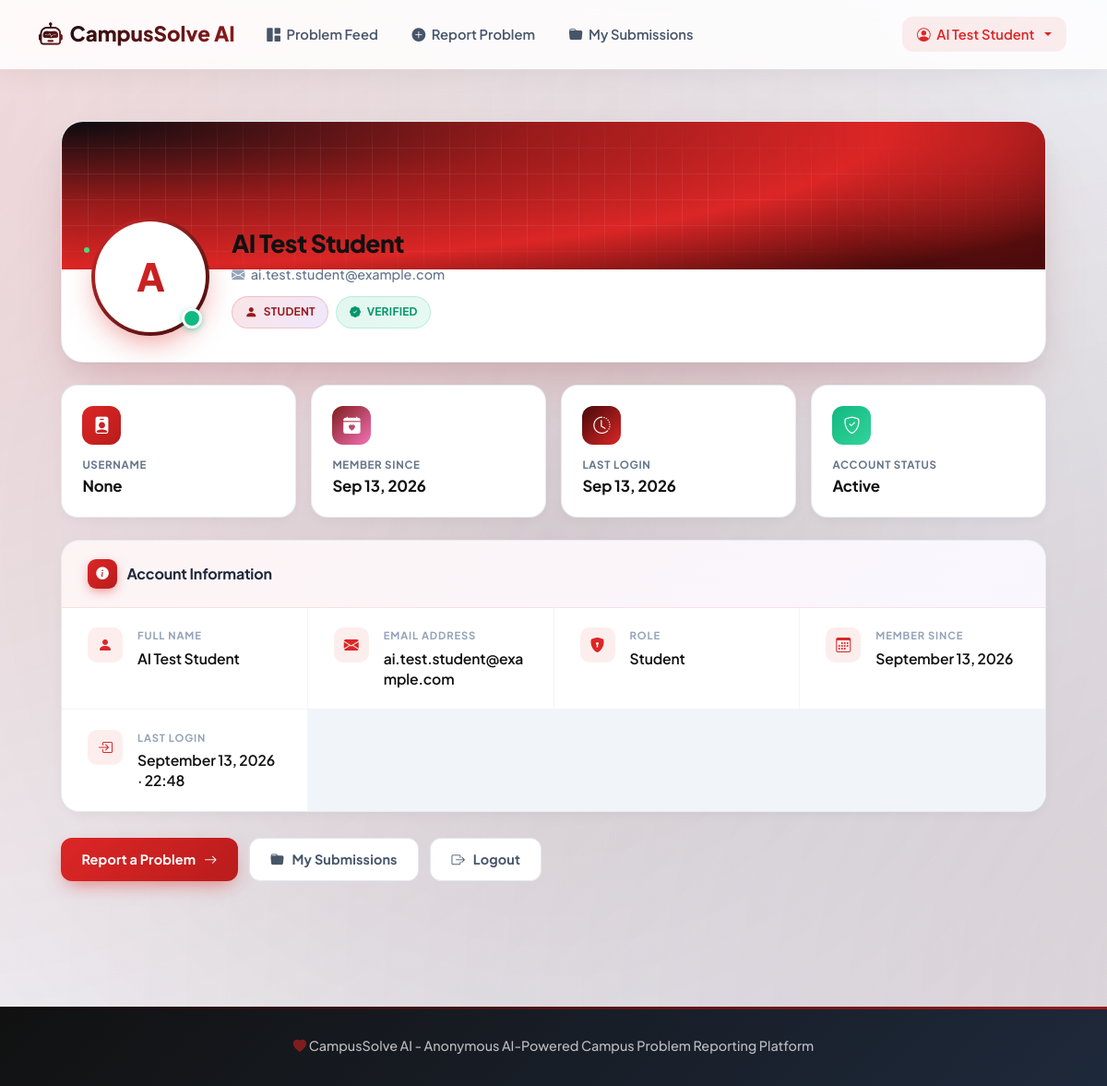
The app's page /accounts/profile/ (signed in) with its own data.
### accounts/models.py (models this page shows, shortened)
class User(AbstractUser):
    ROLE_CHOICES = (
        ('STUDENT', 'Student'),
        ('ADMIN', 'Admin'),
    )
    full_name = models.CharField(max_length=255)
    email = models.EmailField(unique=True)
    username = None
    role = models.CharField(max_length=20, choices=ROLE_CHOICES, default='STUDENT')
    created_at = models.DateTimeField(auto_now_add=True)
    USERNAME_FIELD = 'email'
    REQUIRED_FIELDS = ['full_name']
    objects = UserManager()

### accounts/views.py (the view)
# urls.py: path('profile/', views.profile_view, name='profile'),
@login_required
def profile_view(request):
    return render(request, 'accounts/profile.html')

### templates/accounts/profile.html (shortened to what this page needs)
{% extends 'base.html' %}
{% load static %}
{% block content %}
<div class="profile-shell">
    <div class="profile-hero">
        <div class="profile-cover">
            <div class="cover-pattern">
                <span class="dot"></span>
            </div>
        </div>
        <div class="profile-identity">
            <div class="avatar-wrap">
                <div class="avatar-ring">
                    <div class="avatar-inner">
                        <span class="avatar-initials">
                            {% if user.full_name %}
                                {{ user.full_name|slice:":1"|upper }}
                            {% else %}
                                {{ user.username|slice:":1"|upper }}
                            {% endif %}
                        </span>
                    </div>
                </div>
                <span class="avatar-status" title="Online"></span>
            </div>
            <div class="identity-text">
                <h1>
                    {% if user.full_name %}{{ user.full_name }}{% else %}{{ user.username }}{% endif %}
                </h1>
                <div class="email-line">
                    <i class="bi bi-envelope-fill"></i>
                    {{ user.email }}
                </div>
                <div class="role-chips">
                    <span class="chip chip-role">
                        <i class="bi bi-{% if user.role == 'ADMIN' %}shield-lock-fill{% elif user.role == 'STAFF' %}person-badge-fill{% else %}person-fill{% endif %}"></i>
                        {{ user.get_role_display|default:user.role }}
                    </span>
                    {% if user.is_active %}
                        <span class="chip chip-verified">
                            <i class="bi bi-patch-check-fill"></i>
                            Verified
                        </span>
                    {% endif %}
                </div>
            </div>
        </div>
    </div>
    <div class="stats-strip">
        <div class="stat-tile">
            <div class="tile-icon indigo">
                <i class="bi bi-person-badge-fill"></i>
            </div>
            <div class="tile-label">Username</div>
            <div class="tile-value">{{ user.username }}</div>
        </div>
        <div class="stat-tile">
            <div class="tile-icon pink">
                <i class="bi bi-calendar-heart-fill"></i>
            </div>
            <div class="tile-label">Member Since</div>
            <div class="tile-value">{{ user.created_at|date:"M d, Y"|default:"—" }}</div>
        </div>
        <div class="stat-tile">
            <div class="tile-icon cyan">
                <i class="bi bi-clock-history"></i>
            </div>
            <div class="tile-label">Last Login</div>
            <div class="tile-value">
                {% if user.last_login %}
                    {{ user.last_login|date:"M d, Y" }}
                {% else %}
                    First visit
                {% endif %}
            </div>
        </div>
        <div class="stat-tile">
            <div class="tile-icon green">
                <i class="bi bi-shield-check"></i>
            </div>
            <div class="tile-label">Account Status</div>
            <div class="tile-value">
                {% if user.is_active %}Active{% else %}Inactive{% endif %}
            </div>
        </div>
    </div>
    <div class="info-card">
        <div class="info-card-head">
            <span class="head-icon"><i class="bi bi-info-circle-fill"></i></span>
            <h2>Account Information</h2>
        </div>
        <div class="info-grid">
            <div class="info-item">
                <span class="ii-icon"><i class="bi bi-person-fill"></i></span>
                <div class="ii-body">
                    <div class="ii-label">Full Name</div>
                    <div class="ii-value">
                        {% if user.full_name %}{{ user.full_name }}{% else %}<span class="muted">Not set</span>{% endif %}
                    </div>
                </div>
            </div>
            <div class="info-item">
                <span class="ii-icon"><i class="bi bi-envelope-fill"></i></span>
                <div class="ii-body">
                    <div class="ii-label">Email Address</div>
                    <div class="ii-value">{{ user.email }}</div>
                </div>
            </div>
            <div class="info-item">
                <span class="ii-icon"><i class="bi bi-shield-lock-fill"></i></span>
                <div class="ii-body">
                    <div class="ii-label">Role</div>
                    <div class="ii-value">{{ user.get_role_display|default:user.role }}</div>
                </div>
            </div>
            <div class="info-item">
                <span class="ii-icon"><i class="bi bi-calendar3"></i></span>
                <div class="ii-body">
                    <div class="ii-label">Member Since</div>
                    <div class="ii-value">{{ user.created_at|date:"F d, Y"|default:"—" }}</div>
                </div>
            </div>
            {% if user.last_login %}
            <div class="info-item">
                <span class="ii-icon"><i class="bi bi-box-arrow-in-right"></i></span>
                <div class="ii-body">
                    <div class="ii-label">Last Login</div>
                    <div class="ii-value">{{ user.last_login|date:"F d, Y · H:i" }}</div>
                </div>
            </div>
            {% endif %}
        </div>
    </div>
    <div class="action-bar">
        <a href="{% url 'submit_problem' %}" class="btn-primary-pill">
            <span>Report a Problem</span>
            <i class="bi bi-arrow-right"></i>
        </a>
        <a href="{% url 'my_submissions' %}" class="btn-outline-pill">
            <i class="bi bi-folder-fill"></i>
            <span>My Submissions</span>
        </a>
        <a href="{% url 'logout' %}" class="btn-outline-pill">
            <i class="bi bi-box-arrow-right"></i>
            <span>Logout</span>
        </a>
    </div>
</div>
{% endblock %}

### templates/base.html (shortened to what this page needs)
{% load static %}
<!DOCTYPE html>
<html lang="en">
<head>
    <link href="https://cdn.jsdelivr.net/npm/bootstrap@5.3.2/dist/css/bootstrap.min.css" rel="stylesheet">
    <link href="https://cdn.jsdelivr.net/npm/bootstrap-icons@1.11.1/font/bootstrap-icons.css" rel="stylesheet">
</head>
<body>
    <nav class="navbar navbar-expand-lg" id="mainNavbar">
        <div class="container">
            <a class="navbar-brand" href="{% url 'problem_feed' %}">
                <i class="bi bi-robot"></i>
                <span>CampusSolve AI</span>
            </a>
            <div class="collapse navbar-collapse" id="navbarNav">
                <ul class="navbar-nav me-auto">
                    <li class="nav-item">
                        <a class="nav-link" href="{% url 'problem_feed' %}">
                            <i class="bi bi-grid-1x2-fill me-1"></i> Problem Feed
                        </a>
                    </li>
                    {% if user.is_authenticated %}
                        <li class="nav-item">
                            <a class="nav-link" href="{% url 'submit_problem' %}">
                                <i class="bi bi-plus-circle-fill me-1"></i> Report Problem
                            </a>
                        </li>
                        <li class="nav-item">
                            <a class="nav-link" href="{% url 'my_submissions' %}">
                                <i class="bi bi-folder-fill me-1"></i> My Submissions
                            </a>
                        </li>
                    {% endif %}
                </ul>
                <ul class="navbar-nav">
                    {% if user.is_authenticated %}
                        <li class="nav-item dropdown">
                            <a class="nav-link dropdown-toggle" href="#" data-bs-toggle="dropdown">
                                <i class="bi bi-person-circle"></i> {{ user.full_name }}
                            </a>
                        </li>
                    {% endif %}
                </ul>
            </div>
        </div>
    </nav>
    <main class="py-4">
        {% block content %}{% endblock %}
    </main>
    <footer>
        <div class="container">
            <div class="text-center footer-text">
                <i class="bi bi-heart-fill"></i> CampusSolve AI - Anonymous AI-Powered Campus Problem Reporting Platform
            </div>
        </div>
    </footer>
</body>
</html>

### templates/base.html (style rules this page uses)
:root { --primary: #dc2626; --primary-dark: #991b1b; --primary-light: #ef4444; --secondary: #7f1d1d; --accent: #450a0a; --success: #10b981; --warning: #f59e0b; --danger: #ef4444; --dark: #111111; --darker: #050505; --light: #f8fafc; --gray: #64748b; --gradient-1: linear-gradient(135deg, #0b0b0f 0%, #991b1b 100%); --gradient-2: linear-gradient(135deg, #450a0a 0%, #dc2626 100%); --gradient-3: linear-gradient(135deg, #111111 0%, #7f1d1d 100%); --gradient-4: linear-gradient(135deg, #7f1d1d 0%, #ef4444 100%); --gradient-5: linear-gradient(135deg, #991b1b 0%, #0b0b0f 100%); --shadow-sm: 0 1px 3px rgba(0,0,0,0.08); --shadow-md: 0 4px 15px rgba(0,0,0,0.1); --shadow-lg: 0 10px 40px rgba(0,0,0,0.15); --shadow-xl: 0 20px 60px rgba(0,0,0,0.2); }
* { margin: 0; padding: 0; box-sizing: border-box; }
body { font-family: 'Plus Jakarta Sans', -apple-system, BlinkMacSystemFont, sans-serif; background: linear-gradient(135deg, #f5f7fa 0%, #e8ecf3 100%); min-height: 100vh; color: #1e293b; overflow-x: hidden; position: relative; }
body::before { content: ''; position: fixed; top: -50%; left: -50%; width: 200%; height: 200%; background: radial-gradient(circle at 20% 30%, rgba(220, 38, 38, 0.15) 0%, transparent 50%), radial-gradient(circle at 80% 70%, rgba(127, 29, 29, 0.12) 0%, transparent 50%), radial-gradient(circle at 50% 50%, rgba(11, 11, 15, 0.1) 0%, transparent 50%); animation: bgFloat 20s ease-in-out infinite; z-index: -1; pointer-events: none; }
.navbar { background: rgba(255, 255, 255, 0.85) !important; backdrop-filter: blur(20px) saturate(180%); -webkit-backdrop-filter: blur(20px) saturate(180%); border-bottom: 1px solid rgba(255, 255, 255, 0.3); box-shadow: 0 4px 30px rgba(0, 0, 0, 0.06); padding: 0.8rem 0; transition: all 0.4s cubic-bezier(0.4, 0, 0.2, 1); position: sticky; top: 0; z-index: 1000; }
.navbar-brand { font-weight: 800; font-size: 1.4rem; background: var(--gradient-1); -webkit-background-clip: text; -webkit-text-fill-color: transparent; background-clip: text; display: flex; align-items: center; gap: 0.5rem; transition: all 0.3s ease; position: relative; }
.navbar-brand i { background: var(--gradient-1); -webkit-background-clip: text; -webkit-text-fill-color: transparent; font-size: 1.6rem; animation: robotPulse 3s ease-in-out infinite; }
.nav-link { font-weight: 600; font-size: 0.92rem; color: #475569 !important; padding: 0.5rem 1rem !important; border-radius: 10px; transition: all 0.3s cubic-bezier(0.4, 0, 0.2, 1); position: relative; margin: 0 0.15rem; }
.nav-link::before { content: ''; position: absolute; bottom: 0; left: 50%; width: 0; height: 3px; background: var(--gradient-1); border-radius: 3px; transition: all 0.3s ease; transform: translateX(-50%); }
.dropdown-toggle { display: flex; align-items: center; gap: 0.4rem; background: rgba(220, 38, 38, 0.08); padding: 0.5rem 1rem !important; border-radius: 12px !important; font-weight: 600; color: var(--primary) !important; }
.dropdown-toggle::after { border-top-color: var(--primary); }
main { min-height: calc(100vh - 200px); animation: fadeInUp 0.6s cubic-bezier(0.4, 0, 0.2, 1); }
footer { background: linear-gradient(135deg, #111111 0%, #1e293b 100%); color: rgba(255, 255, 255, 0.7); margin-top: 4rem; padding: 2rem 0; position: relative; overflow: hidden; }
footer::before { content: ''; position: absolute; top: 0; left: 0; right: 0; height: 3px; background: var(--gradient-1); }
footer .footer-text { font-weight: 500; font-size: 0.9rem; position: relative; z-index: 1; }
footer .footer-text i { color: var(--secondary); animation: heartBeat 1.5s ease-in-out infinite; display: inline-block; }

### records on screen
User: full_name "AI Test Student", full_name "A", email "ai.test.student@example.com", role "STUDENT", username "None", created_at "Sep 13, 2026", last_login "Sep 13, 2026", role "Student", created_at "September 13, 2026", last_login "September 13, 2026 · 22:48"
